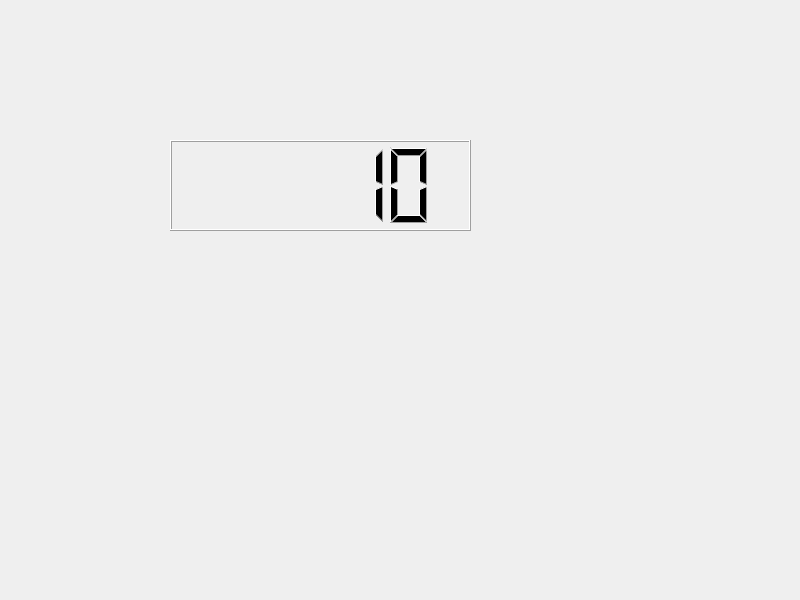
<?xml version="1.0" encoding="UTF-8"?>
<ui version="4.0">
 <class>Widget</class>
 <widget class="QWidget" name="Widget">
  <property name="geometry">
   <rect>
    <x>0</x>
    <y>0</y>
    <width>800</width>
    <height>600</height>
   </rect>
  </property>
  <property name="windowTitle">
   <string>Widget</string>
  </property>
  <widget class="QLCDNumber" name="lcdNumber">
   <property name="geometry">
    <rect>
     <x>170</x>
     <y>140</y>
     <width>301</width>
     <height>91</height>
    </rect>
   </property>
   <property name="intValue" stdset="0">
    <number>10</number>
   </property>
  </widget>
 </widget>
 <resources/>
 <connections/>
</ui>
